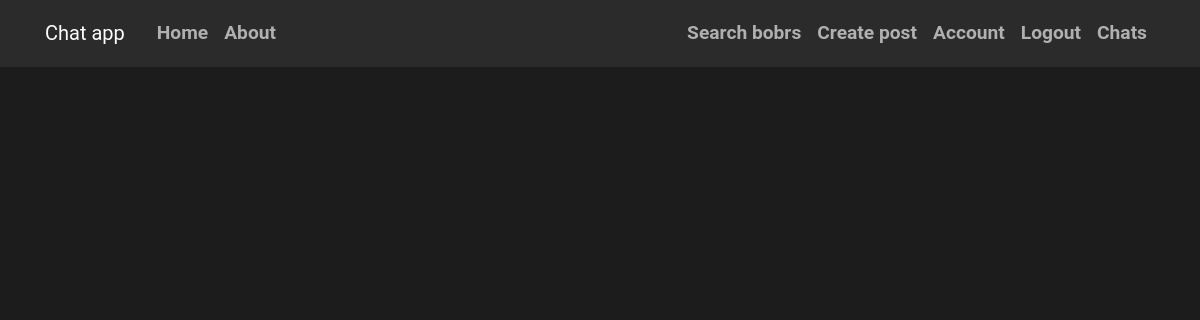
/chats/andrejnester (signed in), run on an earlier commit of the app's database.
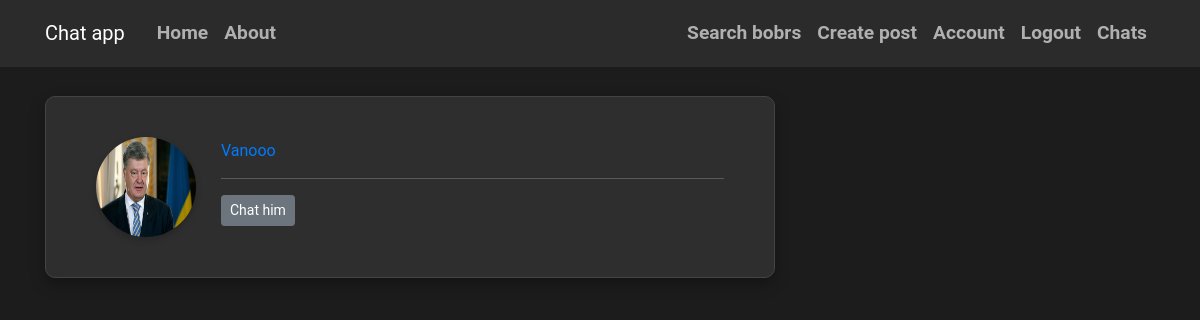
And on a later commit of the database.
### flaskblog/models.py (models this page shows, shortened)
class User(db.Model, UserMixin):
    id = db.Column(db.Integer, primary_key=True)
    username = db.Column(db.String(20), unique=True, nullable=False)
    email = db.Column(db.String(120), unique=True, nullable=False)
    image_file = db.Column(db.String(20), nullable=False, default='default.jpg')
    password = db.Column(db.String(60), nullable=False)
    posts = db.relationship('Post', backref='author', lazy=True)
    followed = db.relationship('Follow', foreign_keys='Follow.follower_id',
                               back_populates='follower', lazy='dynamic',
                               cascade='all, delete-orphan')
    followers = db.relationship('Follow', foreign_keys='Follow.followed_id',
                                back_populates='followed', lazy='dynamic',
                                cascade='all, delete-orphan')
    sent_messages = db.relationship('Message', foreign_keys='Message.sender_id',
                                    back_populates='sender', lazy=True)
    received_messages = db.relationship('Message', foreign_keys='Message.recipient_id',
                                        back_populates='recipient', lazy=True)

### flaskblog/routes.py (the view)
@app.route("/chats/<username>")
@login_required
def chats(username):
    contacts = db.session.query(Message.sender_id, Message.recipient_id).filter(
        or_(
            Message.sender_id == current_user.id,
            Message.recipient_id == current_user.id
        )
    ).all()
    user_ids=set()
    for sender_id,recipient_id in contacts:
        if sender_id!=current_user.id:
            user_ids.add(sender_id)
        if recipient_id!=current_user.id:
            user_ids.add(recipient_id)
    users = User.query.filter(User.id.in_(user_ids)).all()
    for user in users:
        pass
    return render_template('chats.html',users=users)

### flaskblog/models.py (called while the page is built)
@login_manager.user_loader
def load_user(user_id):
    return User.query.get(int(user_id))

### flaskblog/templates/chats.html
{% extends "base.html" %}
{% block content %}
{% for user in users %}
    <article class="media content-section">
        <img class="rounded-circle article-img" src="{{ url_for('static', filename='pictures/' + user.image_file) }}" alt="">
        <div class="media-body">
            <div class="article-metadata">
                <a class="mr-2" href="{{ url_for('user_info', username=user.username) }}">{{ user.username }}</a>
            </div>
            <a class="btn btn-secondary btn-sm mt-1 mb-1" href="{{ url_for('chat',recipient_username=user.username) }}">Chat him</a>
        </div>
    </article>
{% endfor %}
{% endblock %}

What changed in the data, as far as the page shows it:
added User: image_file (placeholder picture), username "Vanooo"
